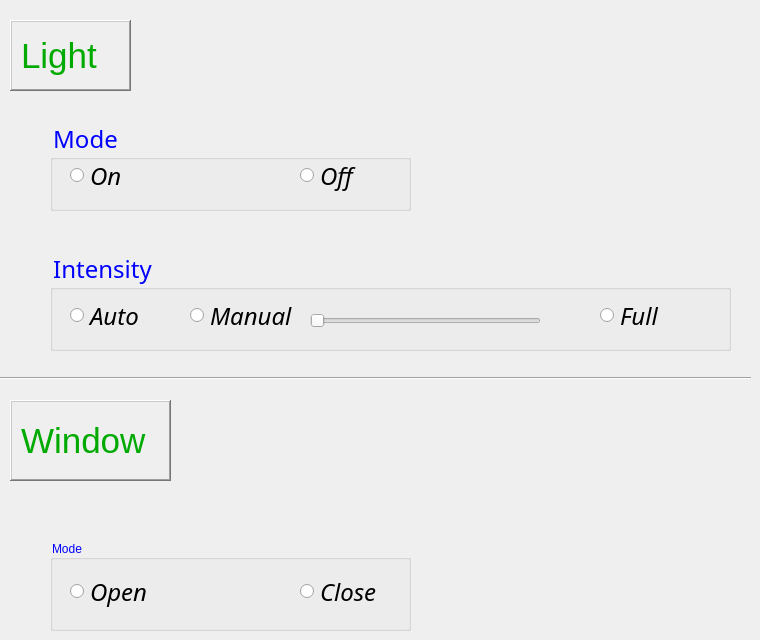
    <widget class="QWidget" name="tab_3">
     <attribute name="title">
      <string>Dining Room</string>
     </attribute>
     <widget class="Line" name="line_7">
      <property name="geometry">
       <rect>
        <x>0</x>
        <y>370</y>
        <width>751</width>
        <height>16</height>
       </rect>
      </property>
      <property name="frameShadow">
       <enum>QFrame::Sunken</enum>
      </property>
      <property name="orientation">
       <enum>Qt::Horizontal</enum>
      </property>
     </widget>
     <widget class="QGroupBox" name="groupBox_17">
      <property name="geometry">
       <rect>
        <x>50</x>
        <y>250</y>
        <width>681</width>
        <height>101</height>
       </rect>
      </property>
      <property name="font">
       <font>
        <family>MV Boli</family>
        <pointsize>18</pointsize>
        <weight>50</weight>
        <italic>false</italic>
        <bold>false</bold>
       </font>
      </property>
      <property name="styleSheet">
       <string notr="true">font: 18pt &quot;MV Boli&quot;;
color: rgb(0, 0, 255);</string>
      </property>
      <property name="title">
       <string>Intensity</string>
      </property>
      <property name="flat">
       <bool>false</bool>
      </property>
      <widget class="QRadioButton" name="radioButton_35">
       <property name="geometry">
        <rect>
         <x>20</x>
         <y>30</y>
         <width>82</width>
         <height>71</height>
        </rect>
       </property>
       <property name="font">
        <font>
         <family>Imprint MT Shadow</family>
         <pointsize>18</pointsize>
         <weight>50</weight>
         <italic>true</italic>
         <bold>false</bold>
        </font>
       </property>
       <property name="styleSheet">
        <string notr="true">font: italic 18pt &quot;Imprint MT Shadow&quot;;
color:rgb(0, 0, 0);</string>
       </property>
       <property name="text">
        <string>Auto</string>
       </property>
       <property name="checked">
        <bool>false</bool>
       </property>
       <property name="autoExclusive">
        <bool>true</bool>
       </property>
      </widget>
      <widget class="QRadioButton" name="radioButton_36">
       <property name="geometry">
        <rect>
         <x>140</x>
         <y>30</y>
         <width>121</width>
         <height>71</height>
        </rect>
       </property>
       <property name="font">
        <font>
         <family>Imprint MT Shadow</family>
         <pointsize>18</pointsize>
         <weight>50</weight>
         <italic>true</italic>
         <bold>false</bold>
        </font>
       </property>
       <property name="styleSheet">
        <string notr="true">font: italic 18pt &quot;Imprint MT Shadow&quot;;
color:rgb(0, 0, 0);</string>
       </property>
       <property name="text">
        <string>Manual</string>
       </property>
      </widget>
      <widget class="QSlider" name="horizontalSlider_7">
       <property name="enabled">
        <bool>false</bool>
       </property>
       <property name="geometry">
        <rect>
         <x>260</x>
         <y>40</y>
         <width>231</width>
         <height>61</height>
        </rect>
       </property>
       <property name="maximumSize">
        <size>
         <width>16777215</width>
         <height>16777215</height>
        </size>
       </property>
       <property name="sizeIncrement">
        <size>
         <width>0</width>
         <height>0</height>
        </size>
       </property>
       <property name="font">
        <font>
         <family>Imprint MT Shadow</family>
         <pointsize>18</pointsize>
         <weight>50</weight>
         <italic>true</italic>
         <bold>false</bold>
        </font>
       </property>
       <property name="styleSheet">
        <string notr="true">font: italic 18pt &quot;Imprint MT Shadow&quot;;
color:rgb(0, 0, 0);</string>
       </property>
       <property name="maximum">
        <number>10</number>
       </property>
       <property name="pageStep">
        <number>1</number>
       </property>
       <property name="sliderPosition">
        <number>0</number>
       </property>
       <property name="orientation">
        <enum>Qt::Horizontal</enum>
       </property>
       <property name="invertedAppearance">
        <bool>false</bool>
       </property>
       <property name="invertedControls">
        <bool>false</bool>
       </property>
      </widget>
      <widget class="QRadioButton" name="radioButton_37">
       <property name="geometry">
        <rect>
         <x>550</x>
         <y>30</y>
         <width>91</width>
         <height>71</height>
        </rect>
       </property>
       <property name="font">
        <font>
         <family>Imprint MT Shadow</family>
         <pointsize>18</pointsize>
         <weight>50</weight>
         <italic>true</italic>
         <bold>false</bold>
        </font>
       </property>
       <property name="styleSheet">
        <string notr="true">font: italic 18pt &quot;Imprint MT Shadow&quot;;
color:rgb(0, 0, 0);</string>
       </property>
       <property name="text">
        <string>Full</string>
       </property>
      </widget>
     </widget>
     <widget class="QLabel" name="labe_15">
      <property name="geometry">
       <rect>
        <x>10</x>
        <y>20</y>
        <width>121</width>
        <height>71</height>
       </rect>
      </property>
      <property name="font">
       <font>
        <family>MS Shell Dlg 2</family>
        <pointsize>26</pointsize>
        <weight>50</weight>
        <italic>false</italic>
        <bold>false</bold>
       </font>
      </property>
      <property name="autoFillBackground">
       <bool>false</bool>
      </property>
      <property name="styleSheet">
       <string notr="true">font: 26pt &quot;MS Shell Dlg 2&quot;;
color: rgb(0, 170, 0);</string>
      </property>
      <property name="frameShape">
       <enum>QFrame::WinPanel</enum>
      </property>
      <property name="frameShadow">
       <enum>QFrame::Raised</enum>
      </property>
      <property name="lineWidth">
       <number>1</number>
      </property>
      <property name="midLineWidth">
       <number>0</number>
      </property>
      <property name="text">
       <string>Light</string>
      </property>
     </widget>
     <widget class="QLabel" name="label_9">
      <property name="geometry">
       <rect>
        <x>10</x>
        <y>400</y>
        <width>161</width>
        <height>81</height>
       </rect>
      </property>
      <property name="font">
       <font>
        <family>MS Shell Dlg 2</family>
        <pointsize>26</pointsize>
        <weight>50</weight>
        <italic>false</italic>
        <bold>false</bold>
       </font>
      </property>
      <property name="styleSheet">
       <string notr="true">font: 26pt &quot;MS Shell Dlg 2&quot;;
color: rgb(0, 170, 0);</string>
      </property>
      <property name="frameShape">
       <enum>QFrame::WinPanel</enum>
      </property>
      <property name="frameShadow">
       <enum>QFrame::Raised</enum>
      </property>
      <property name="text">
       <string>Window</string>
      </property>
     </widget>
     <widget class="QGroupBox" name="groupBox_18">
      <property name="geometry">
       <rect>
        <x>50</x>
        <y>540</y>
        <width>361</width>
        <height>91</height>
       </rect>
      </property>
      <property name="styleSheet">
       <string notr="true">font: 18pt &quot;MV Boli&quot;;
color: rgb(0, 0, 255);</string>
      </property>
      <property name="title">
       <string>Mode</string>
      </property>
      <widget class="QRadioButton" name="radioButton_38">
       <property name="geometry">
        <rect>
         <x>20</x>
         <y>16</y>
         <width>101</width>
         <height>71</height>
        </rect>
       </property>
       <property name="font">
        <font>
         <family>Imprint MT Shadow</family>
         <pointsize>18</pointsize>
         <weight>50</weight>
         <italic>true</italic>
         <bold>false</bold>
        </font>
       </property>
       <property name="contextMenuPolicy">
        <enum>Qt::NoContextMenu</enum>
       </property>
       <property name="styleSheet">
        <string notr="true">font: italic 18pt &quot;Imprint MT Shadow&quot;;
color:rgb(0, 0, 0);</string>
       </property>
       <property name="text">
        <string>Open</string>
       </property>
       <property name="checkable">
        <bool>true</bool>
       </property>
       <property name="checked">
        <bool>false</bool>
       </property>
      </widget>
      <widget class="QRadioButton" name="radioButton_39">
       <property name="geometry">
        <rect>
         <x>250</x>
         <y>16</y>
         <width>101</width>
         <height>71</height>
        </rect>
       </property>
       <property name="font">
        <font>
         <family>Imprint MT Shadow</family>
         <pointsize>18</pointsize>
         <weight>50</weight>
         <italic>true</italic>
         <bold>false</bold>
        </font>
       </property>
       <property name="styleSheet">
        <string notr="true">font: italic 18pt &quot;Imprint MT Shadow&quot;;
color:rgb(0, 0, 0);</string>
       </property>
       <property name="text">
        <string>Close</string>
       </property>
       <property name="checked">
        <bool>false</bool>
       </property>
       <property name="autoExclusive">
        <bool>true</bool>
       </property>
      </widget>
     </widget>
     <widget class="QGroupBox" name="groupBox_19">
      <property name="geometry">
       <rect>
        <x>50</x>
        <y>120</y>
        <width>361</width>
        <height>91</height>
       </rect>
      </property>
      <property name="font">
       <font>
        <family>MV Boli</family>
        <pointsize>18</pointsize>
        <weight>50</weight>
        <italic>false</italic>
        <bold>false</bold>
       </font>
      </property>
      <property name="styleSheet">
       <string notr="true">font: 18pt &quot;MV Boli&quot;;
color: rgb(0, 0, 255);</string>
      </property>
      <property name="title">
       <string>Mode</string>
      </property>
      <widget class="QRadioButton" name="radioButton_40">
       <property name="geometry">
        <rect>
         <x>20</x>
         <y>20</y>
         <width>81</width>
         <height>71</height>
        </rect>
       </property>
       <property name="font">
        <font>
         <family>Imprint MT Shadow</family>
         <pointsize>18</pointsize>
         <weight>50</weight>
         <italic>true</italic>
         <bold>false</bold>
        </font>
       </property>
       <property name="styleSheet">
        <string notr="true">font: italic 18pt &quot;Imprint MT Shadow&quot;;
color:rgb(0, 0, 0);</string>
       </property>
       <property name="text">
        <string>On</string>
       </property>
      </widget>
      <widget class="QRadioButton" name="radioButton_41">
       <property name="geometry">
        <rect>
         <x>250</x>
         <y>20</y>
         <width>71</width>
         <height>71</height>
        </rect>
       </property>
       <property name="font">
        <font>
         <family>Imprint MT Shadow</family>
         <pointsize>18</pointsize>
         <weight>50</weight>
         <italic>true</italic>
         <bold>false</bold>
        </font>
       </property>
       <property name="styleSheet">
        <string notr="true">font: italic 18pt &quot;Imprint MT Shadow&quot;;
color:rgb(0, 0, 0);</string>
       </property>
       <property name="text">
        <string>Off</string>
       </property>
      </widget>
     </widget>
    </widget>
